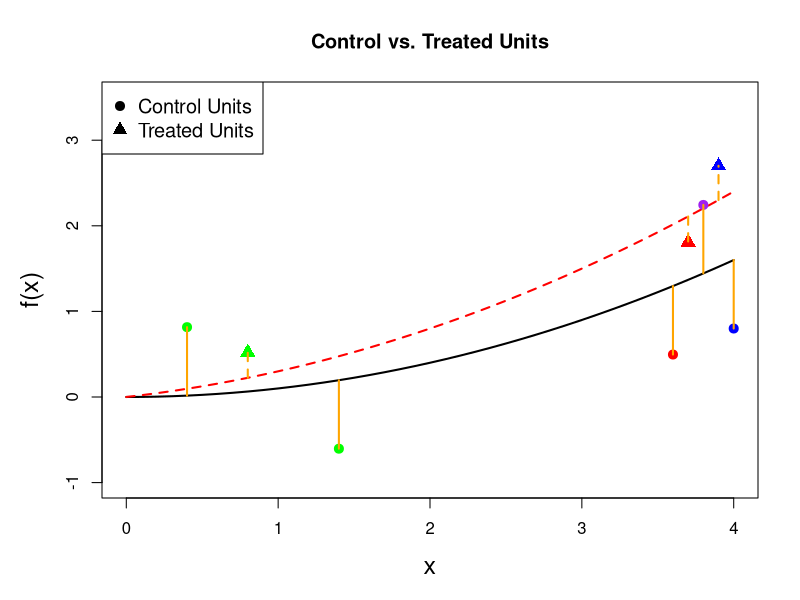

Write R code to recreate this figure. (Note: this script raises an error after producing the figure.)
# Define the functions
f <- function(x) {
  0.1 * x^2
}

# Linear effect for treated units (c = 0.2)
f_1 <- function(x) {
  f(x) + 0.2 * x
}

# Create a sequence of x values for plotting the line
x_upper <- 4
x_values <- seq(0, x_upper, by = 0.1)

# Compute y values using the functions
y_values <- f(x_values)
y_values_treated <- f_1(x_values)

# Define matched set points
x_points <- c(10, 35, 90, 95, 100) / 100 * x_upper
y_points <- f(x_points)

# Additional modified points
sig <- 0.8
errors <- c(sig, -sig, -sig, sig, -sig)
y_points_modified <- f(x_points) + errors

# Define treated points (one between green points, one between red and purple, one between purple and blue)
x_treated <- c(0.8, 3.7, 3.9)  # Positioned strategically
y_treated_base <- f_1(x_treated)    # Using the treated function

# Add errors to treated points
treated_errors <- c(0.3, -0.3, 0.4)  # Custom errors for each treated point
y_treated <- y_treated_base + treated_errors  # Apply errors

# Create the plot with larger axis labels
par(mar = c(5, 5, 4, 2) + 0.1)  # Increase margins for larger labels

# Plot the control function
plot(x_values, y_values, type = "l", col = "black", lwd = 2,
     xlab = "", ylab = "",
     xlim = c(0, x_upper),
     ylim = c(-1, 3.5),
     main = "Control vs. Treated Units")

# Add axis labels with larger font
title(xlab = "x", ylab = "f(x)", cex.lab = 1.5)

# Add the treated function line
lines(x_values, y_values_treated, col = "red", lwd = 2, lty = 2)

# Add the control points to the plot
points(x_points[1:2], y_points_modified[1:2], col = "green", pch = 19, cex = 1.2)
points(x_points[3], y_points_modified[3], col = "red", pch = 19, cex = 1.2)
points(x_points[4], y_points_modified[4], col = "purple", pch = 19, cex = 1.2)
points(x_points[5], y_points_modified[5], col = "blue", pch = 19, cex = 1.2)

# Add vertical lines to indicate residuals
for (i in seq_along(x_points)) {
  lines(c(x_points[i], x_points[i]),
        c(y_points[i], y_points_modified[i]),
        col = "orange", lwd = 2)
}

# Add treated points as triangles (pch = 17) with different colors
points(x_treated[1], y_treated[1], col = "green", pch = 17, cex = 1.5)  # First treated point in green
points(x_treated[2], y_treated[2], col = "red", pch = 17, cex = 1.5)    # Second treated point in red
points(x_treated[3], y_treated[3], col = "blue", pch = 17, cex = 1.5)   # Third treated point in blue

# Add vertical lines to indicate errors for treated points
for (i in seq_along(x_treated)) {
  lines(c(x_treated[i], x_treated[i]),
        c(y_treated_base[i], y_treated[i]),
        col = "orange", lwd = 2, lty = 2)
}

# Add a simplified legend (only for control and treated units)
legend("topleft",
       legend = c("Control Units", "Treated Units"),
       col = c("black", "black"),
       pch = c(19, 17),
       pt.cex = c(1.2, 1.5),
       cex = 1.2,
       bg = "white",
       box.lty = 1)

ggplot2::ggsave("fig_overlap_clusters_1d.png",
       width = 8,
       height = 6,
       dpi = 300,
       units = "in",
       device = "png",
       path = "figures/")
